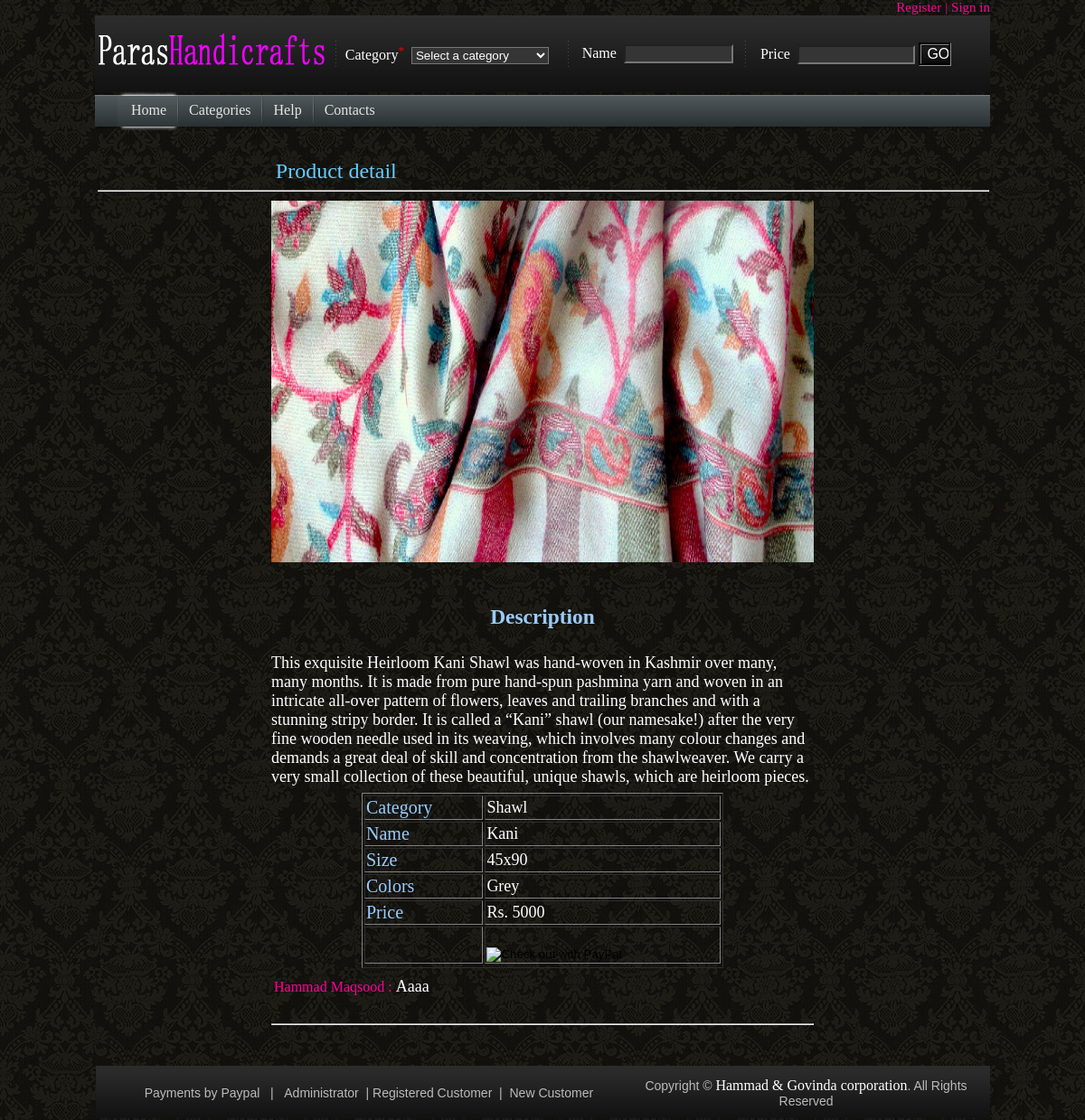
/Actions/ProductDetail.php?productID=54, run on the app's committed database.
### tables this page shows
CREATE TABLE IF NOT EXISTS `product` (
  `pname` varchar(255) NOT NULL,
  `pcate` varchar(255) NOT NULL,
  `pgender` varchar(10) NOT NULL,
  `psize` varchar(255) NOT NULL,
  `pcolor` varchar(255) NOT NULL,
  `pprice` int(255) NOT NULL,
  `pCprice` int(255) NOT NULL,
  `pqty` int(255) NOT NULL,
  `pdate` date NOT NULL,
  `pdisc` varchar(1000) NOT NULL,
  `pimg` varchar(255) NOT NULL,
  `productID` int(255) NOT NULL AUTO_INCREMENT,
  PRIMARY KEY (`productID`)
);

CREATE TABLE IF NOT EXISTS `customer` (
  `fname` varchar(255) NOT NULL,
  `lname` varchar(255) NOT NULL,
  `gender` char(1) NOT NULL,
  `paddress` varchar(255) NOT NULL,
  `a_address` varchar(255) NOT NULL,
  `city` varchar(255) NOT NULL,
  `mobile` varchar(255) NOT NULL,
  `email` varchar(255) NOT NULL,
  `customerID` int(11) NOT NULL AUTO_INCREMENT,
  PRIMARY KEY (`customerID`)
);

CREATE TABLE IF NOT EXISTS `comments` (
  `commentID` int(11) NOT NULL AUTO_INCREMENT,
  `comment` varchar(255) NOT NULL,
  `customerID` varchar(255) NOT NULL,
  `productID` varchar(255) NOT NULL,
  PRIMARY KEY (`commentID`)
);

### Actions/ProductDetail.php (the view, shortened to what this page needs)
<!DOCTYPE HTML PUBLIC "-//W3C//DTD HTML 4.01 Transitional//EN" "http://www.w3.org/TR/html4/loose.dtd">
<html>
<head>
 <link type="text/css" href="../css/Main.css" rel="stylesheet" />
</head>
<body>
                          <?php  include ("../Header/header.php");?>
<?php
    if(isset($_GET['productID']))
	{
		$productID=$_GET['productID'];
		$query="SELECT * FROM product WHERE productID='$productID'";
		$result=mysql_query($query);
		 $row=mysql_fetch_array($result);
		if(!$result)
		{
		   echo "<span style='color:white;'>"."Invalid query". mysql_error(). "</span>";
		}
		else
		{
?>
     <table width="990px" border="0" align="center">
     <tr>
     <td>
<p class="InfoCategory">Product detail</p>
<hr class="hrLine"/>
<table width="600px" border="0" align="center">
<tr>
   <td align="center"><img src="<?php echo $row["pimg"];?>" width="600px" height="400px" ></td>
</tr>
<tr>
<td>&nbsp;</td>
</tr>
<tr>
<td class="ProductProperties" align="center"><h3>Description</h3></td>
</tr>
<tr>
<td class="ProductDescription" align="left"><?php echo $row["pdisc"];?></td>
</tr>
<tr>
   <td>
       <table width="100%" border="0" align="center">
       <tr>
         <td>
            <table width="400px" border="1" align="center" style="table-layout:groove;">
              <tr>
                <td class="ProductProperties">Category</td>
                <td class="ProductDescription"><?php echo ucfirst($row["pcate"]);?></td>
             </tr>
             <tr>
                <td class="ProductProperties">Name</td>
                <td class="ProductDescription"><?php echo $row["pname"];?></td>
             </tr>
             <tr>
                <td class="ProductProperties">Size</td>
                <td class="ProductDescription"><?php echo $row["psize"];?></td>
             </tr>
              <tr>
                <td class="ProductProperties">Colors</td>
                <td class="ProductDescription"><?php echo $row["pcolor"];?></td>
             </tr>
              <tr>
                <td class="ProductProperties">Price</td>
                <td class="ProductDescription"><?php echo "Rs. ".$row["pprice"];?></td>
             </tr>
              <td>&nbsp;</td>
                <td class="ProductDescription"><?php if($row["pqty"]!=0) {?><form action='../paypal/index.php' METHOD='POST'>
												<input type="hidden" name="amount" value="<?php echo $row["pprice"];?>"><br>
												<input type='image' name='submit' src='https://www.paypal.com/en_US/i/btn/btn_xpressCheckout.gif' border='0' align='top' alt=							'Check out with PayPal'/>
												</form><?php }else { echo "&nbsp;"; }?></td></td>
             </table>
         </td>
      </tr>
      </table>
   </td>
</tr>
<tr>
<td>
    <table width="80%" height="3%" border="0" align="left">
      <?php
	       $showcomments=true;
	      $query="SELECT * FROM comments WHERE productID='$productID'";
		   $result=mysql_query($query);
		   if(!$result)
		   {
		        echo "<span style='color:white;'>"."Invalid query". mysql_error(). "</span>";
		   }
		   else
		   {
		                   $row=mysql_fetch_array($result);
				if($showcomments)
				{
				   do
				   {
		                   $customerID=$row['customerID'];
						   $query="SELECT `fname`,`lname` FROM customer WHERE customerID='$customerID'";
						    $result1=mysql_query($query);
							$row1=mysql_fetch_array($result1);
                          echo "<tr>";
                               echo "<td class='CustomerName'>".$row1['fname']." ".$row1['lname']." : "."<span class='ProductDescription'>".$row['comment']."</span>"."</td>";
							   echo "</tr>";
				   }while($row=mysql_fetch_array($result));
				}
		   }
		 ?>
        </table>
      </td>
</tr>
<tr>
<td align="center"><br/><hr />
</td>
</tr>
</table>
<?php
             }
}  ?>
   <?php  include ("../Footer/footer.php");?>
</body>
</html>

### css/styleBasic.css (style rules this page uses)
.hrLine { width:100%; }

### css/styleProductDetail.css (style rules this page uses)
.ProductProperties { color:#99CCFF; font-family:Georgia, "Times New Roman", Times, serif; font-size:20px; }
.ProductDescription { color:#FFF; font-family:Times New Roman,serif; font-size:18px; }
.CustomerName { color:#F09; font-family:Georgia, "Times New Roman", Times, serif; font-size:16px; }

### css/styleReg.css (style rules this page uses)
.InfoCategory { margin:3% 0% 0% 20%; font-family:Georgia, "Times New Roman", Times, serif; font-size:24px; color:#6CF; }

### css/styleProduct.css (style rules this page uses)
.InfoCategory { margin:3% 0% 0% 20%; font-family:Georgia, "Times New Roman", Times, serif; font-size:24px; color:#6CF; }

### css/styleTemp.css (style rules this page uses)
body,td,th { font-family: Arial, Helvetica, sans-serif; font-size: 14px; color: #000000; }
body { margin-left: 0px; margin-top: 0px; margin-right: 0px; margin-bottom: 0px; padding:0px; background-image: url(../images/backG.jpg); }
form { margin:0px;padding:0px; }

### data on the page
product: pimg (picture), pdisc "This exquisite Heirloom Kani Shawl was hand-woven in Kashmir over many, many months. It is made from pure hand-spun pashmina yarn and woven in an intricate all-over pattern of flowers, leaves and trailing branches and with a stunning stripy border. It is called a “Kani” shawl (our namesake!) after the very fine wooden needle used in its weaving, which involves many colour changes and demands a great deal of skill and concentration from the shawlweaver. We carry a very small collection of these beautiful, unique shawls, which are heirloom pieces.", pcate "Shawl", pname "Kani", psize "45x90", pcolor "Grey", pprice "5000"
customer: fname "Hammad", lname "Maqsood"
comments: comment "Aaaa"
